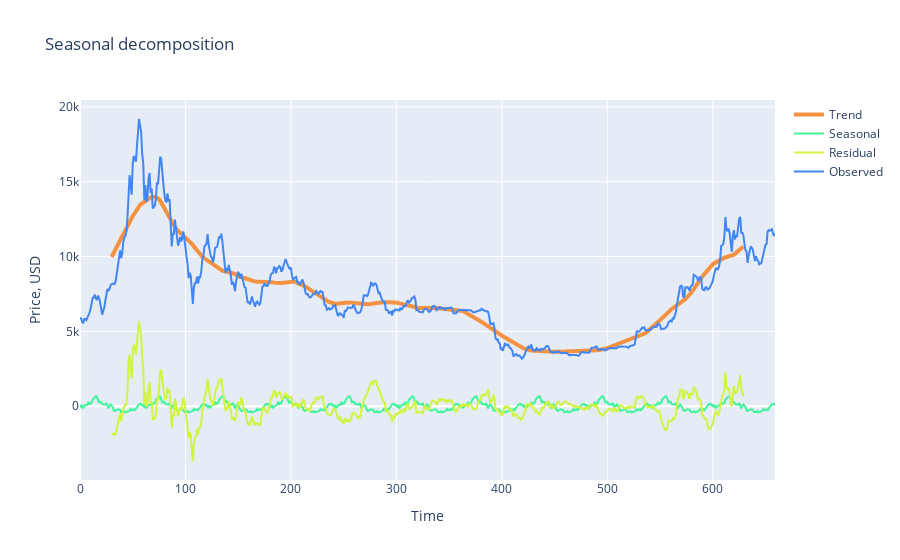

Source (notebook cell):
### Code cell
trace1 = go.Scatter(x = np.arange(0, len(s.trend), 1),y = s.trend,mode = 'lines',name = 'Trend',
    line = dict(color = ('rgb(244, 146, 65)'), width = 4))
trace2 = go.Scatter(x = np.arange(0, len(s.seasonal), 1),y = s.seasonal,mode = 'lines',name = 'Seasonal',
    line = dict(color = ('rgb(66, 244, 155)'), width = 2))

trace3 = go.Scatter(x = np.arange(0, len(s.resid), 1),y = s.resid,mode = 'lines',name = 'Residual',
    line = dict(color = ('rgb(209, 244, 66)'), width = 2))

trace4 = go.Scatter(x = np.arange(0, len(s.observed), 1),y = s.observed,mode = 'lines',name = 'Observed',
    line = dict(color = ('rgb(66, 134, 244)'), width = 2))

data = [trace1, trace2, trace3, trace4]
layout = dict(title = 'Seasonal decomposition', xaxis = dict(title = 'Time'), yaxis = dict(title = 'Price, USD'))
fig = dict(data=data, layout=layout)
py.iplot(fig, filename='seasonal_decomposition')

### Figure 1 — Plotly figure (JSON) as saved in the notebook; plotly's stock layout.template omitted (floating-point values rounded to 4 significant figures; data arrays with more than 128 entries replaced by an {"elided": "..."} marker saying what was removed)
{"data": [{"line": {"color": "rgb(244, 146, 65)", "width": 4}, "mode": "lines", "name": "Trend", "type": "scatter", "x": {"elided": "660 int values"}, "y": {"elided": "660 float values"}}, {"line": {"color": "rgb(66, 244, 155)", "width": 2}, "mode": "lines", "name": "Seasonal", "type": "scatter", "x": {"elided": "660 int values"}, "y": {"elided": "660 float values"}}, {"line": {"color": "rgb(209, 244, 66)", "width": 2}, "mode": "lines", "name": "Residual", "type": "scatter", "x": {"elided": "660 int values"}, "y": {"elided": "660 float values"}}, {"line": {"color": "rgb(66, 134, 244)", "width": 2}, "mode": "lines", "name": "Observed", "type": "scatter", "x": {"elided": "660 int values"}, "y": {"elided": "660 float values"}}], "layout": {"title": {"text": "Seasonal decomposition"}, "xaxis": {"title": {"text": "Time"}}, "yaxis": {"title": {"text": "Price, USD"}}}}
